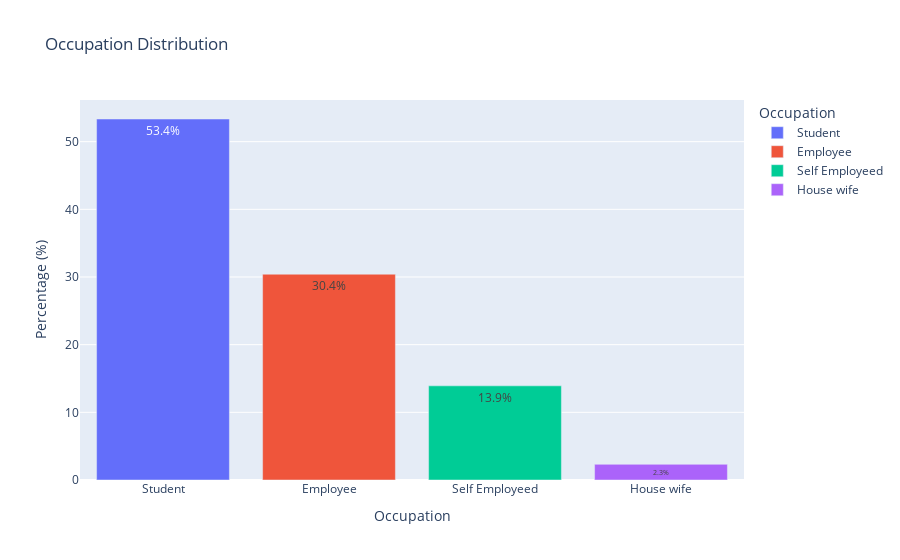

Notebook cell for this chart:
### Markdown cell above
OCCUPATION

### Code cell
# Calculate the counts and percentages
occupation_income_counts = online_food['Occupation'].value_counts(normalize=True).reset_index()
occupation_income_counts.columns = ['Occupation', 'Percentage']
occupation_income_counts['Percentage'] *= 100

# Create the bar chart with color grading
fig = px.bar(occupation_income_counts, x='Occupation', y='Percentage', title='Occupation Distribution',
             labels={'Occupation': 'Occupation', 'Percentage': 'Percentage (%)'},
             color='Occupation', color_continuous_scale='Viridis')

# Add data labels
fig.update_traces(texttemplate='%{y:.1f}%', textposition='inside')

# Show the plot
fig.show()

### Figure 1 — Plotly figure (JSON) as saved in the notebook; plotly's stock layout.template omitted (floating-point values rounded to 4 significant figures)
{"data": [{"alignmentgroup": "True", "hovertemplate": "Occupation=%{x}<br>Percentage (%)=%{y}<extra></extra>", "legendgroup": "Student", "marker": {"color": "#636efa", "pattern": {"shape": ""}}, "name": "Student", "offsetgroup": "Student", "orientation": "v", "showlegend": true, "textposition": "inside", "texttemplate": "%{y:.1f}%", "type": "bar", "x": ["Student"], "xaxis": "x", "y": [53.35], "yaxis": "y"}, {"alignmentgroup": "True", "hovertemplate": "Occupation=%{x}<br>Percentage (%)=%{y}<extra></extra>", "legendgroup": "Employee", "marker": {"color": "#EF553B", "pattern": {"shape": ""}}, "name": "Employee", "offsetgroup": "Employee", "orientation": "v", "showlegend": true, "textposition": "inside", "texttemplate": "%{y:.1f}%", "type": "bar", "x": ["Employee"], "xaxis": "x", "y": [30.41], "yaxis": "y"}, {"alignmentgroup": "True", "hovertemplate": "Occupation=%{x}<br>Percentage (%)=%{y}<extra></extra>", "legendgroup": "Self Employeed", "marker": {"color": "#00cc96", "pattern": {"shape": ""}}, "name": "Self Employeed", "offsetgroup": "Self Employeed", "orientation": "v", "showlegend": true, "textposition": "inside", "texttemplate": "%{y:.1f}%", "type": "bar", "x": ["Self Employeed"], "xaxis": "x", "y": [13.92], "yaxis": "y"}, {"alignmentgroup": "True", "hovertemplate": "Occupation=%{x}<br>Percentage (%)=%{y}<extra></extra>", "legendgroup": "House wife", "marker": {"color": "#ab63fa", "pattern": {"shape": ""}}, "name": "House wife", "offsetgroup": "House wife", "orientation": "v", "showlegend": true, "textposition": "inside", "texttemplate": "%{y:.1f}%", "type": "bar", "x": ["House wife"], "xaxis": "x", "y": [2.32], "yaxis": "y"}], "layout": {"barmode": "relative", "legend": {"title": {"text": "Occupation"}, "tracegroupgap": 0}, "title": {"text": "Occupation Distribution"}, "xaxis": {"anchor": "y", "categoryarray": ["Student", "Employee", "Self Employeed", "House wife"], "categoryorder": "array", "domain": [0, 1], "title": {"text": "Occupation"}}, "yaxis": {"anchor": "x", "domain": [0, 1], "title": {"text": "Percentage (%)"}}}}
